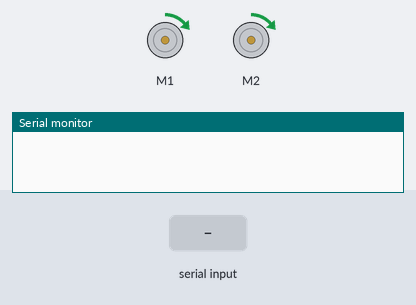
Recording of a sketch running on a simulated Arduino Uno, built with avr-gcc and run on an emulated ATmega328P. Parts: 2 × DC motor (green arrow = forward, orange = backward, longer = faster), the last lines printed to the serial monitor. Inputs (shaded band) come from the test bench.

Above: at 1.2 s.
1.3 s: "90,45\n" received over Serial
At 3.5 s:
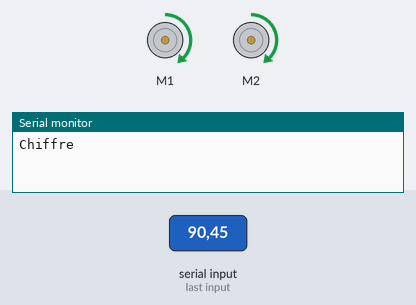
3.8 s: "1\n" received over Serial
At 5.3 s:
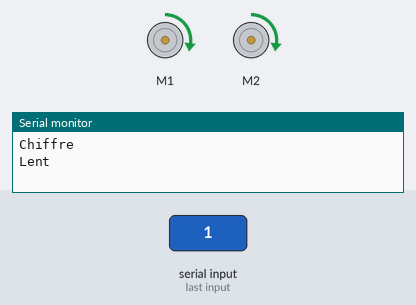
6.3 s: "2\n" received over Serial
At 8.4 s:
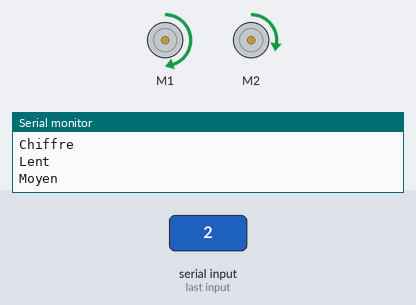
8.8 s: "3\n" received over Serial
At 10.3 s:
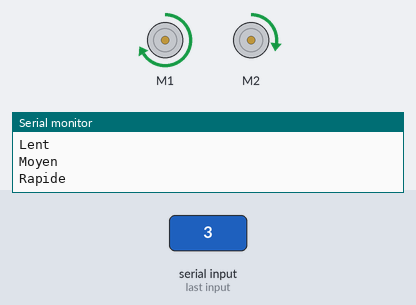
11.3 s: "30,150\n" received over Serial
At 13.5 s:
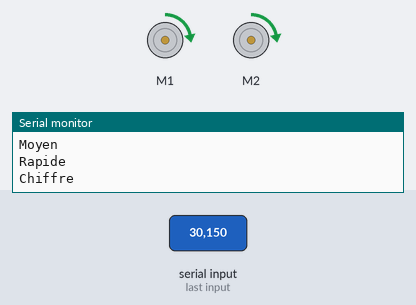
13.8 s: "4\n" received over Serial
At 15.3 s:
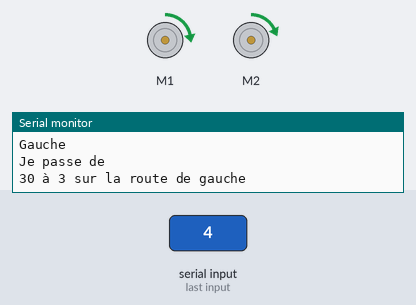
Timing chart, 0 to 16.8 s (numbered marks = the images above; inputs shaded):
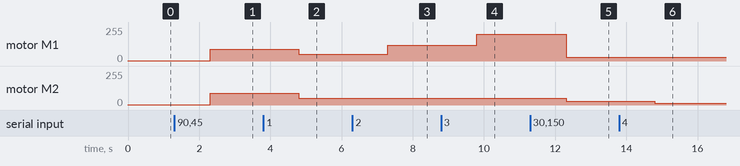

Measured:
- after the input at 1.3 s, motor M1, motor M2: forward 1/255 → forward 90/255 after 1.0 s
- after the input at 3.8 s, motor M1, motor M2: forward 90/255 → forward 50/255 after 1.0 s
- after the input at 6.3 s, motor M1: forward 50/255 → forward 120/255 after 1.0 s
- after the input at 8.8 s, motor M1: forward 120/255 → forward 200/255 after 1.0 s
- after the input at 11.3 s, motor M1: forward 200/255 → forward 30/255 after 1.0 s; motor M2: forward 50/255 → forward 30/255 after 1.0 s
- after the input at 13.8 s, motor M2: forward 30/255 → forward 15/255 after 1.0 s

The sketch:

commande_moteur.ino
```cpp
#include <Wire.h>
#include <Adafruit_MotorShield.h>
#include "utility/Adafruit_MS_PWMServoDriver.h"
#define left 2
int lent = 50;
int moyen = 120;
int rapide = 200;
int arret = 0;
int oldspeed;
int intmot = 0 ;
Adafruit_MotorShield AFMS = Adafruit_MotorShield();
Adafruit_DCMotor *rightMotor = AFMS.getMotor(1);
Adafruit_DCMotor *leftMotor = AFMS.getMotor(2);
void setup() {
  Serial.begin(9600);
  AFMS.begin();
  rightMotor->run(FORWARD);
  rightMotor->setSpeed(1);
  leftMotor->run(FORWARD);
  leftMotor->setSpeed(1);
}
void loop(){

  if(Serial.available() > 0){

  String mot = Serial.readString();
  oldspeed = intmot;
  intmot = mot.toInt();
  if( intmot == 1){
    Serial.println("Lent");
      rightMotor->setSpeed(lent);
      leftMotor->setSpeed(lent);
      }
  else if(intmot == 2){
    Serial.println("Moyen");
    rightMotor->setSpeed(moyen);
    leftMotor->setSpeed(lent);
    }
  else if( intmot == 3){
    Serial.println("Rapide");
    rightMotor->setSpeed(rapide);
    leftMotor->setSpeed(lent);
   }
  else if( intmot == 0){
    Serial.println("Arret");
  rightMotor->setSpeed(arret);
  leftMotor->setSpeed(arret);
    }
  else if( intmot == 4){
    Serial.println("Gauche");
    Serial.println("Je passe de ");
    Serial.print(oldspeed);
    Serial.print(" à ");
    Serial.print(oldspeed/10);
    Serial.print(" sur la route de gauche");
    rightMotor->setSpeed(oldspeed);
    leftMotor->setSpeed(oldspeed-(oldspeed/2));
    }
  else if( intmot == 6){
    Serial.println("Droite");
    Serial.println("Je passe de ");
    Serial.print(oldspeed);
    Serial.print(" à ");
    Serial.print(oldspeed/10);
    Serial.print(" sur la route de droite");
    leftMotor->setSpeed(oldspeed);
    rightMotor->setSpeed(oldspeed-(oldspeed/2));
    }

  else{
      Serial.println("Chiffre");
  leftMotor->setSpeed(intmot);
  rightMotor->setSpeed(intmot);
  //for(int i=0;i<10;i++){
  //vitesse = intmot - i*2;
  //leftMotor->setSpeed(vitesse);
  //rightMotor->setSpeed(vitesse);
  //delay(100);
  //  }

      }
   }
}
```
